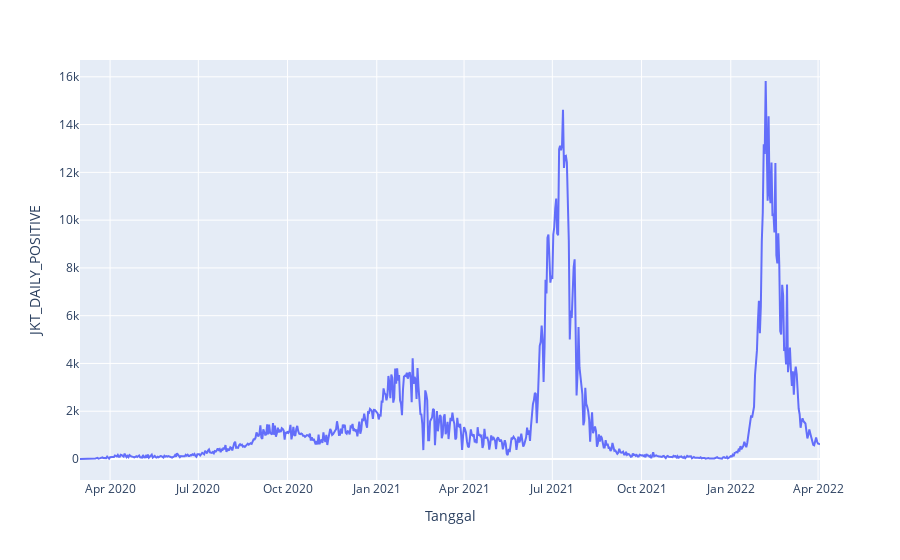

Source (notebook cell):
### Code cell
import plotly.express as px

fig = px.line(datacovid, x="Tanggal", y="JKT_DAILY_POSITIVE")

fig.show()

### Figure 1 — Plotly figure (JSON) as saved in the notebook; plotly's stock layout.template omitted (floating-point values rounded to 4 significant figures; data arrays with more than 128 entries replaced by an {"elided": "..."} marker saying what was removed)
{"data": [{"hovertemplate": "Tanggal=%{x}<br>JKT_DAILY_POSITIVE=%{y}<extra></extra>", "legendgroup": "", "line": {"color": "#636efa", "dash": "solid"}, "marker": {"symbol": "circle"}, "mode": "lines", "name": "", "orientation": "v", "showlegend": false, "type": "scatter", "x": {"elided": "764 str values"}, "xaxis": "x", "y": {"elided": "764 int values"}, "yaxis": "y"}], "layout": {"legend": {"tracegroupgap": 0}, "margin": {"t": 60}, "xaxis": {"anchor": "y", "domain": [0, 1], "title": {"text": "Tanggal"}}, "yaxis": {"anchor": "x", "domain": [0, 1], "title": {"text": "JKT_DAILY_POSITIVE"}}}}
